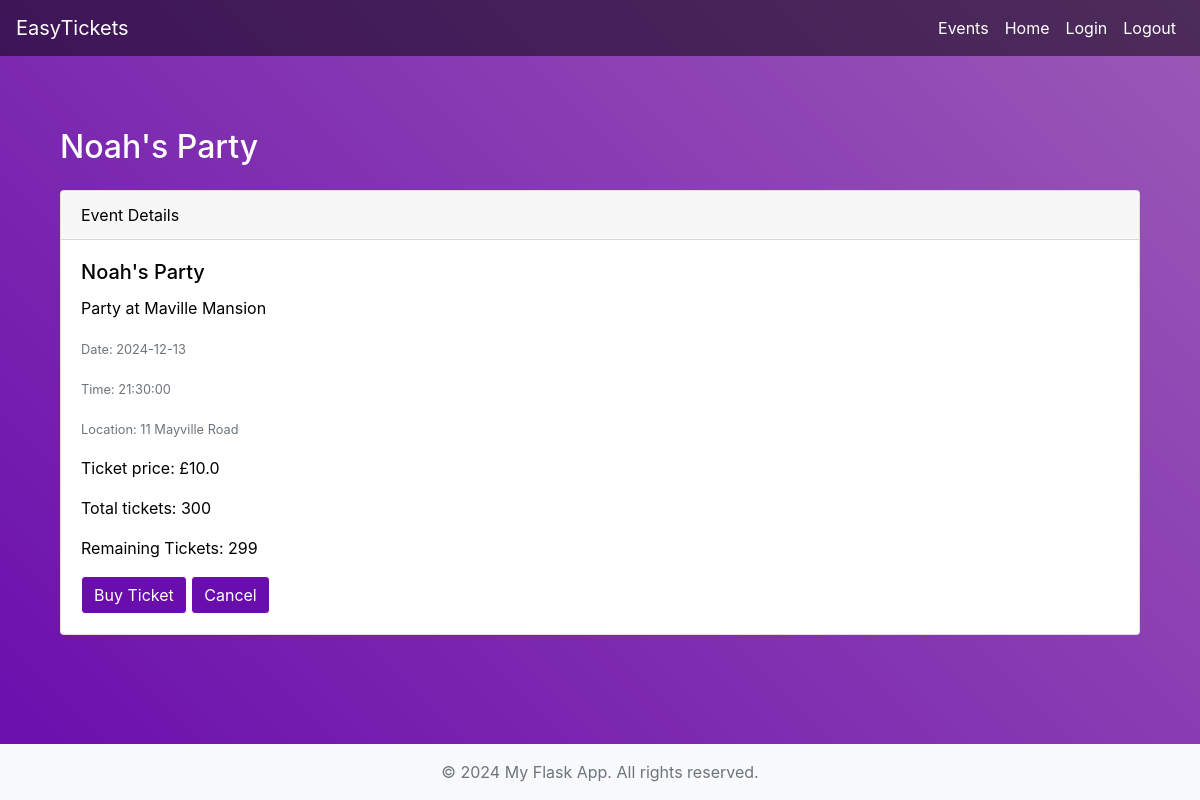
Page /event/1 (signed in) on the committed database.
### app/models.py (models this page shows, shortened)
class Event(db.Model):
    __tablename__ = 'events'
    id = db.Column(db.Integer, primary_key=True)
    event_name = db.Column(db.String(200), nullable=False)
    event_description = db.Column(db.Text, nullable=True)
    time = db.Column(db.Time, nullable=False)
    date = db.Column(db.Date, nullable=False)
    location = db.Column(db.String(300), nullable=False)
    guests = db.Column(db.Integer, nullable=True)
    price = db.Column(db.Float, nullable=True)
    event_owner = db.Column(db.Integer, db.ForeignKey('users.id'), nullable=False)

### app/views.py (the view)
@app.route('/event/<int:event_id>')
@login_required
def view_event(event_id):
    event = Event.query.get(event_id)
    if not event:
        app.logger.error(f'User tried to view event id {event_id}, which does not exist.')
        flash('Event not found.', 'danger')
        return redirect(url_for('home'))
    tickets = Ticket.query.filter_by(event_id=event_id).all()
    return render_template('view_event.html', event=event, tickets=tickets)

### app/__init__.py (called while the page is built)
@login_manager.user_loader
def load_user(user_id):
    return User.query.get(int(user_id))

### app/templates/view_event.html
{% extends "base.html" %}
{% block content %}
<div class="container mt-5">
    <h2 class="mb-4">{{ event.event_name }}</h1>
    <div class="card">
        <div class="card-header">
            Event Details
        </div>
        <div class="card-body">
            <h5 class="card-title">{{ event.event_name }}</h5>
            <p class="card-text">{{ event.event_description }}</p>
            <p class="card-text"><small class="text-muted">Date: {{ event.date }}</small></p>
            <p class="card-text"><small class="text-muted">Time: {{ event.time }}</small></p>
            <p class="card-text"><small class="text-muted">Location: {{ event.location }}</small></p>
            <p class="card-text">Ticket price: £{{ event.price }}</p>
            <p class="card-text">Total tickets: {{ event.guests }}</p>
            <p class="card-text">Remaining Tickets: {{ event.guests - tickets|length }}</p>
            <a href="{{ url_for('buy_ticket', event_id=event.id) }}" class="btn btn-primary">Buy Ticket</a>
            <a href="{{ url_for('home') }}" class="btn btn-primary">Cancel</a>
        </div>
    </div>
</div>
{% endblock %}

### app/static/css/base.css (style rules this page uses)
body { font-family: Arial, sans-serif; background: linear-gradient(45deg, #6a0dad, #9b59b6); min-height: 100vh; display: flex; flex-direction: column; color: #fff !important; }
.card { color:#000; }
.btn { background-color: #6a0dad !important; border-color: #fff !important; }

### rows in the picture
Event: event_name "Noah's Party", event_description "Party at Maville Mansion", date "2024-12-13", time "21:30:00", location "11 Mayville Road", price "10.0", guests "300"

### other values in the picture
{{ event.guests - tickets|length }} "299"
